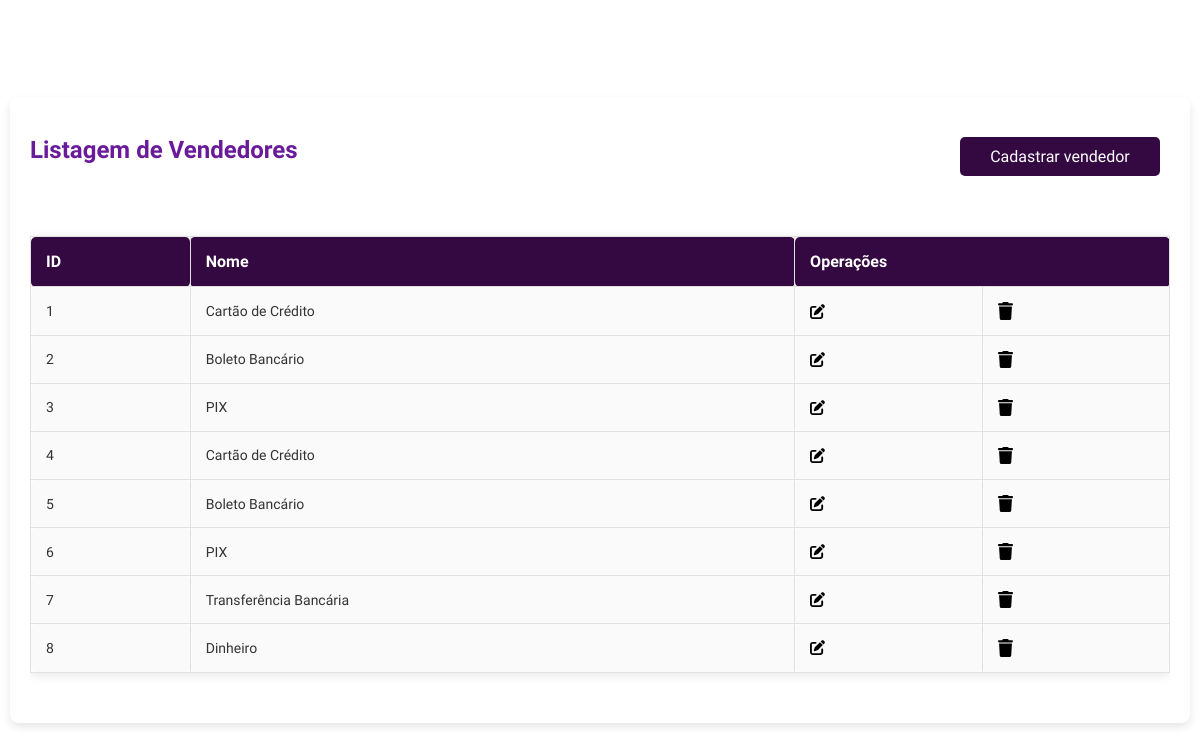
Screenshot of /views/payment_form.php with the database file from the repository.
### tables this page shows
CREATE TABLE forma_pagto (
    id INT PRIMARY KEY AUTO_INCREMENT,
    nome VARCHAR(255) NOT NULL
);

### models/Database.php (called while the page is built, shortened)
<?php
class Database
{
    private $host = "localhost";
    private $username = "root";
    private $password = "";
    private $database = "ecommerce";
    protected $connection;
    private function connect()
    {
        $this->connection = mysqli_connect($this->host, $this->username, $this->password, $this->database);
    }
    public function getConnection()
    {
        return $this->connection;
    }
}

### models/FormaPagto.php (called while the page is built, shortened)
<?php
require_once "Database.php";
class FormaPagto implements GenericInterface
{
    public function __construct()
    {
        $this->conn = (new Database())->getConnection();
    }
    public function getAll(): array
    {
        $stmt = mysqli_prepare($this->conn, "SELECT * FROM forma_pagto");
        mysqli_stmt_execute($stmt);
        $result = mysqli_stmt_get_result($stmt);
        $formas = [];
        while ($data = mysqli_fetch_assoc($result)) {
            $formas[] = [
                'id' => $data['id'],
                'nome' => $data['nome']
            ];
        }
        return $formas;
    }
}

### views/payment_form.php (the view, shortened to what this page needs)
<?php
require_once "../models/FormaPagto.php";
$pagamento = new FormaPagto();
$formasPagamento = $pagamento->getAll();
?>
<link rel="stylesheet" href="../config/global.css">
<div class="listing-container">
    <div class="listing-header">
        <h1 class="ubuntu-bold">Listagem de Vendedores</h1>
        <button id="btnCadastrarVendedor" class="btn ubuntu-medium">Cadastrar vendedor</button>
    </div>
    <div class="table">
        <table>
            <thead>
            <tr>
                <th>ID</th>
                <th>Nome</th>
                <th colspan="2">Operações</th>
            </tr>
            </thead>
            <tbody>
            <?php
            if (!empty($formasPagamento)) {
                foreach ($formasPagamento as $pagamento) {
                    echo "<tr data-id='" . $pagamento['id'] . "' class='product-row'>";
                    echo "<td>" . $pagamento['id'] . "</td>";
                    echo "<td>" . $pagamento['nome'] . "</td>";
                    echo "<td><img width='15px' src='../assets/icons/pen-to-square-solid.svg' data-id='" . $pagamento['id'] . "' alt='Editar'></td>";
                    echo "<td><img width='15px' src='../assets/icons/trash-solid.svg' data-id='" . $pagamento['id'] . "' alt='Excluir'></td>";
                    echo "</tr>";
                }
            } else {
                echo "<tr><td colspan='7'>Nenhuma forma de pagamento encontrado</td></tr>";
            }
            ?>
            </tbody>
        </table>
    </div>
</div>

### config/global.css (style rules this page uses)
.ubuntu-medium { font-family: "Ubuntu", sans-serif; font-weight: 500; font-style: normal; }
.ubuntu-bold { font-family: "Ubuntu", sans-serif; font-weight: 700; font-style: normal; }

### rows the page displays
forma_pagto: id "1", nome "Cartão de Crédito"
forma_pagto: id "2", nome "Boleto Bancário"
forma_pagto: id "3", nome "PIX"
forma_pagto: id "4", nome "Cartão de Crédito"
forma_pagto: id "5", nome "Boleto Bancário"
forma_pagto: id "6", nome "PIX"
forma_pagto: id "7", nome "Transferência Bancária"
forma_pagto: id "8", nome "Dinheiro"
